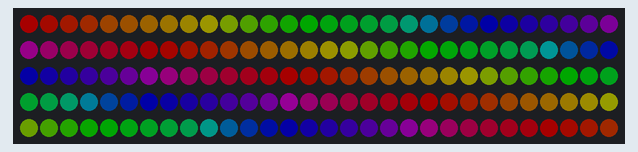
This sketch was run on a simulated Arduino Uno, built with avr-gcc and run on an emulated ATmega328P. Shown: 150 RGB LEDs in strip order, left to right, continuing on the next row. Dim RGB values are drawn brighter than linear.

Above: at 3.1 s.

The sketch:

DemoReel100-_just-RAINBOW_.ino
```cpp
#include <FastLED.h>

FASTLED_USING_NAMESPACE

// FastLED "100-lines-of-code" demo reel, showing just a few
// of the kinds of animation patterns you can quickly and easily
// compose using FastLED.
//
// This example also shows one easy way to define multiple
// animations patterns and have them automatically rotate.
//
// -Mark Kriegsman, December 2014

#if defined(FASTLED_VERSION) && (FASTLED_VERSION < 3001000)
#warning "Requires FastLED 3.1 or later; check github for latest code."
#endif

#define DATA_PIN    3
//#define CLK_PIN   4
#define LED_TYPE    WS2812B
#define COLOR_ORDER GRB
#define NUM_LEDS   150
CRGB leds[NUM_LEDS];

#define BRIGHTNESS          40
#define FRAMES_PER_SECOND  120

void setup() {
  delay(3000); // 3 second delay for recovery

  // tell FastLED about the LED strip configuration
  FastLED.addLeds<LED_TYPE,DATA_PIN,COLOR_ORDER>(leds, NUM_LEDS).setCorrection(TypicalLEDStrip);
  //FastLED.addLeds<LED_TYPE,DATA_PIN,CLK_PIN,COLOR_ORDER>(leds, NUM_LEDS).setCorrection(TypicalLEDStrip);

  // set master brightness control
  FastLED.setBrightness(BRIGHTNESS);
}


// List of patterns to cycle through.  Each is defined as a separate function below.
typedef void (*SimplePatternList[])();
//SimplePatternList gPatterns = { rainbow, rainbowWithGlitter, confetti, sinelon, juggle, bpm };
SimplePatternList gPatterns = { rainbow };

uint8_t gCurrentPatternNumber = 0; // Index number of which pattern is current
uint8_t gHue = 0; // rotating "base color" used by many of the patterns

void loop()
{
  // Call the current pattern function once, updating the 'leds' array
  gPatterns[gCurrentPatternNumber]();

  // send the 'leds' array out to the actual LED strip
  FastLED.show();
  // insert a delay to keep the framerate modest
  FastLED.delay(2000/FRAMES_PER_SECOND);

  // do some periodic update (10) { gHue++; } // slowly cycle the "base color" through the rainbow
  EVERY_N_SECONDS( 10 ) { nextPattern(); } // change patterns periodically
}

#define ARRAY_SIZE(A) (sizeof(A) / sizeof((A)[0]))

void nextPattern()
{
  // add one to the current pattern number, and wrap around at the end
  gCurrentPatternNumber = (gCurrentPatternNumber + 1) % ARRAY_SIZE( gPatterns);
}


void rainbow()
{
  // FastLED's built-in rainbow generator
  fill_rainbow( leds, NUM_LEDS, gHue, 7);
}
```
